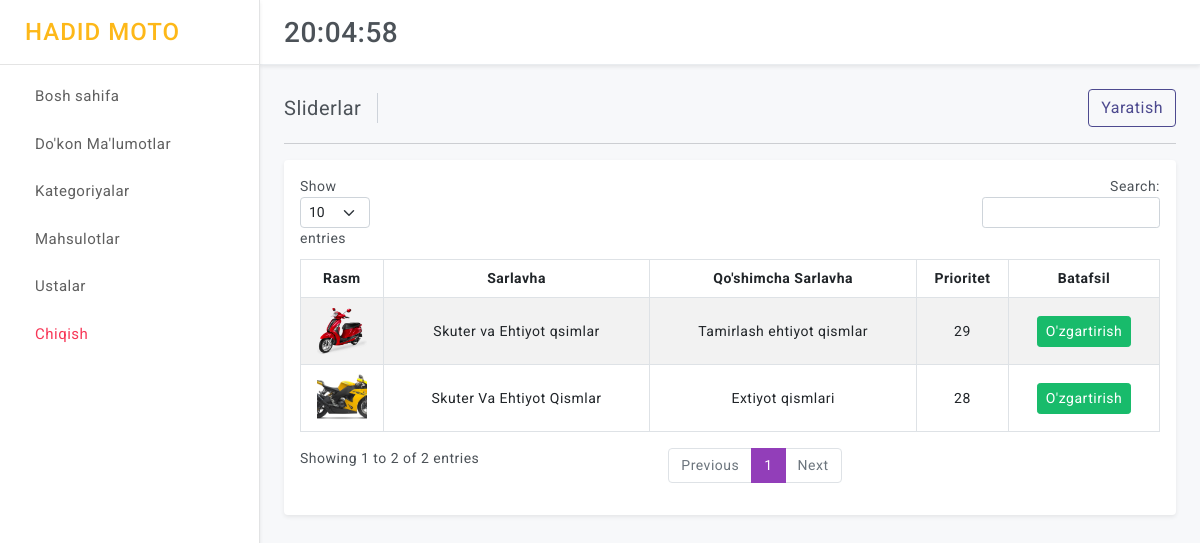
The app's page /sklad/sliders/ (signed in) with its own data.
### control/models.py (models this page shows, shortened)
class Slider(models.Model):
    category = models.ForeignKey(Category, on_delete=models.CASCADE, null=True, blank=True)
    title = models.CharField(max_length=250, default="", blank=True)
    subtitle = models.CharField(max_length=250, default="", blank=True)
    priority = models.IntegerField(default=0)
    content = models.TextField(default="", blank=True)
    image = ResizedImageField(size=[400, 400], quality=100, upload_to="slider/")
    class Meta:
        ordering = ('-priority',)

### control/views.py (the view)
# urls.py: path("sliders/", views.control_sliders_all, name="control_sliders_all"),
@login_required(login_url='login')
def control_sliders_all(request):
    sliders = Slider.objects.all()
    categories = Category.objects.filter(available=True, is_active=True)
    context = {
        "base": base_context(request=request),
        "sliders":sliders
    }
    return render(request, "control/sliders/all.html", context)

### control/views.py (called while the page is built)
def base_context(request):
    try:
        code = request.build_absolute_uri().split('?')[1]
    except:
        code = None
    context = {
        "code": code
    }
    return context

### templates/control/sliders/all.html (shortened to what this page needs)
{% extends 'control/base.html' %}
{% load static %}
      {% block page_title %}Sliderlar{% endblock page_title %}
      {% block add %}
      <div class="ms-auto d-block">
        <div class="btn-group">
          <a href="{% url 'control_slider_add' %}" class="btn btn-outline-primary d-block">Yaratish</a>
        </div>
      </div>
      {% endblock add %}
      {% block content %}
            <div class="card">
                <div class="card-body">
                    <div class="table-responsive">
                        <table id="example" class="table table-striped table-bordered" style="width:100%">
                            <thead>
                                <tr class="text-center">
                                    <th>Rasm</th>
                                    <th>Sarlavha</th>
                                    <th>Qo'shimcha Sarlavha</th>
                                    <th>Prioritet</th>
                                    <th>Batafsil</th>
                                </tr>
                            </thead>
                            <tbody>
                                {% for slider in sliders %}
                                <tr style="vertical-align: middle; text-align: center;">
                                    <td><img height="50" width="50"  class="rounded" src="{{slider.image.url}}" alt="img_not_found" style="object-fit: cover;"></td>
                                    <td>{{ slider.title }}</td>
                                    <td>{{ slider.subtitle }}</td>
                                    <td>{{ slider.priority }}</td>
                                    <td><a href="{% url 'control_slider_detail' slider.id  %}" class="btn btn-success btn-sm"> O'zgartirish </a></td>
                                </tr>
                                {% endfor %}
                            </tbody>
                        </table>
                    </div>
                </div>
            </div>
      {% endblock content %}

### core/static/control/assets/css/style.css (style rules this page uses)
body { color: #4c5258; font-size: 14px; letter-spacing: .5px; background-color: #f7f8fa; overflow-x: hidden; font-family: Roboto, sans-serif; }
a { text-decoration: none; }
::placeholder { opacity: 0.5 !important; }
.table-responsive { white-space: nowrap; }

### templates/control/base.html (style rules this page uses)
.table-responsive { overflow-x: hidden; }

### records on screen
Slider: image (picture), title "Skuter va Ehtiyot qsimlar", subtitle "Tamirlash ehtiyot qismlar", priority "29"
Slider: image (picture), title "Skuter Va Ehtiyot Qismlar", subtitle "Extiyot qismlari", priority "28"
